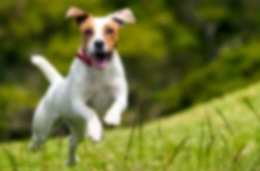
%> input picture histogram/image_pixels/dog_image.jpg, 260 x 171 px, shrunk from 678 x 446 before the run
$ octave image_pixels.m   (GNU Octave 9; MATLAB toolbox functions it lacks are replaced by stand-ins)
%> lines starting %> are read from the running program, lines starting %| are printed output that depends on the picture
clc;
clear;

% Step 1: Read the image
imagePath = 'dog_image.jpg';
originalImage = imread(imagePath);
%> originalImage is the input picture: size 171x260x3 uint8; mean R, G, B 110.2, 116.5, 48.7

% Step 2: Convert to grayscale
grayImage = rgb2gray(originalImage);
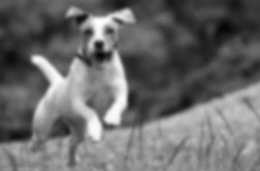
%> grayImage: size 171x260 uint8; min 5, max 254, mean 106.9

% Step 3: Ensure pixel values are 8-bit
grayImage8bit = uint8(grayImage);

% Step 4: Create a txt file and write pixel values to it
outputFilePath = 'pixel_values.txt';

histogramFilePath = 'histogram.txt';

% Open the txt file for writing
fileID = fopen(outputFilePath, 'w');

histogramfileID = fopen(histogramFilePath, 'w');

% Check if the file was opened successfully
if fileID == -1
    error('Unable to open the file for writing.');
end

if histogramfileID == -1
    error('Unable to open the histogram file for writing.');
end

% Get the size of the grayscale image
 [rows, cols] = size(grayImage8bit);
%> rows = 171; cols = 260

% Loop through the image and write pixel values to the file as binary strings
 for row = 1:rows
     for col = 1:cols
         % Get the pixel value at the current row and column
         pixel_value = grayImage8bit(row, col);

         % Convert the pixel value to a binary string
         binaryString = dec2bin(pixel_value, 8);

         % Write the binary string to the file
         fprintf(fileID, '%s\n', binaryString);
     end
 end

% Initialize variables
L = 256; % Number of bins for the histogram

custom_histogram = zeros(1, L);

% Calculate the histogram
for row = 1:size(grayImage8bit, 1)
    for col = 1:size(grayImage8bit, 2)
        pixel_value = uint32(grayImage8bit(row, col));
        custom_histogram(pixel_value + 1) = custom_histogram(pixel_value + 1) + 1;
    end
end
%> after the loop, custom_histogram = 256 values, max 438 at index 56, min 0 at index 1, mean 173.7

% Write histogram values to the file as binary strings
for i = 1:L
    fprintf(histogramfileID, '%s\n', dec2bin(custom_histogram(i), 14));
end


% Plot the histogram
figure;
bar(0:L - 1, custom_histogram);
title('Grayscale Image Histogram');
xlabel('Pixel Value');
ylabel('Frequency');

% Display the histogram values
disp('Pixel Value | Frequency');
disp('------------------------');
for i = 0:L - 1
    fprintf('%5d       | %8d\n', i, custom_histogram(i + 1));
end
%> this loop made 256 passes
%|     0       |        0
%|     1       |        0
%|     2       |        0
%|     3       |        0
%|     4       |        0
%|     5       |        2
%|     6       |        8
%|     7       |       15
%> (further printed lines are left out)

title('Custom Histogram');
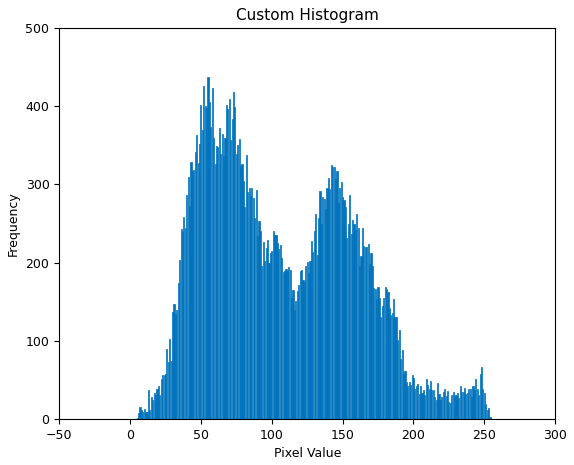
%> figure redrawn from the program's plot data; tallest bar 438 high, from x = 54.6 to 55.4

% Display the built-in histogram using the 'histogram' function
figure;
histogram(grayImage8bit, L) % matlab histogram
title('Built-in Grayscale Image Histogram');

xlabel('Pixel Value');
ylabel('Frequency');
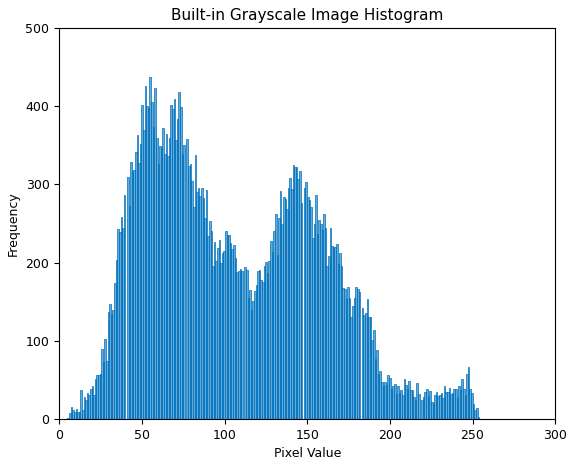
%> figure redrawn from the program's plot data; tallest bar 438 high, from x = 54.61 to 55.58

% Close the file
fclose(fileID);

% Display a message indicating the process is complete
disp('Pixel values have been saved to pixel_values.bin as binary strings.');
